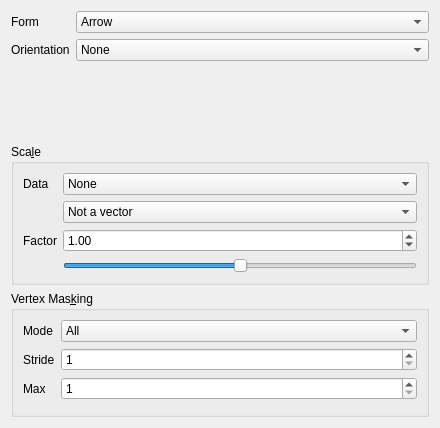
<?xml version="1.0" encoding="UTF-8"?>
<ui version="4.0">
 <class>TaskPostGlyph</class>
 <widget class="QWidget" name="TaskPostGlyph">
  <property name="geometry">
   <rect>
    <x>0</x>
    <y>0</y>
    <width>440</width>
    <height>428</height>
   </rect>
  </property>
  <property name="windowTitle">
   <string notr="true">Glyph settings</string>
  </property>
  <layout class="QVBoxLayout" name="verticalLayout_2">
   <item>
    <layout class="QFormLayout" name="formLayout_4">
     <item row="0" column="0">
      <widget class="QLabel" name="label_2">
       <property name="toolTip">
        <string>The form of the glyph</string>
       </property>
       <property name="text">
        <string>Form</string>
       </property>
      </widget>
     </item>
     <item row="0" column="1">
      <widget class="QComboBox" name="FormComboBox">
       <property name="sizePolicy">
        <sizepolicy hsizetype="Expanding" vsizetype="Fixed">
         <horstretch>0</horstretch>
         <verstretch>0</verstretch>
        </sizepolicy>
       </property>
       <property name="toolTip">
        <string>The form of the glyph</string>
       </property>
       <item>
        <property name="text">
         <string>Arrow</string>
        </property>
       </item>
       <item>
        <property name="text">
         <string>Cone</string>
        </property>
       </item>
       <item>
        <property name="text">
         <string>Cube</string>
        </property>
       </item>
       <item>
        <property name="text">
         <string>Cylinder</string>
        </property>
       </item>
       <item>
        <property name="text">
         <string>Line</string>
        </property>
       </item>
       <item>
        <property name="text">
         <string>Sphere</string>
        </property>
       </item>
      </widget>
     </item>
     <item row="1" column="0">
      <widget class="QLabel" name="label_10">
       <property name="toolTip">
        <string>Which vector field is used to orient the glyphs</string>
       </property>
       <property name="text">
        <string>Orientation</string>
       </property>
      </widget>
     </item>
     <item row="1" column="1">
      <widget class="QComboBox" name="OrientationComboBox">
       <property name="sizePolicy">
        <sizepolicy hsizetype="Expanding" vsizetype="Fixed">
         <horstretch>0</horstretch>
         <verstretch>0</verstretch>
        </sizepolicy>
       </property>
       <property name="toolTip">
        <string>Which vector field is used to orient the glyphs</string>
       </property>
       <item>
        <property name="text">
         <string>None</string>
        </property>
       </item>
      </widget>
     </item>
    </layout>
   </item>
   <item>
    <widget class="QGroupBox" name="Scale">
     <property name="sizePolicy">
      <sizepolicy hsizetype="Preferred" vsizetype="Preferred">
       <horstretch>1</horstretch>
       <verstretch>0</verstretch>
      </sizepolicy>
     </property>
     <property name="title">
      <string>Sca&amp;le</string>
     </property>
     <property name="flat">
      <bool>false</bool>
     </property>
     <property name="checkable">
      <bool>false</bool>
     </property>
     <property name="checked">
      <bool>false</bool>
     </property>
     <layout class="QFormLayout" name="formLayout_2">
      <item row="0" column="0">
       <widget class="QLabel" name="label_4">
        <property name="toolTip">
         <string>Which data field is used to scale the glyphs</string>
        </property>
        <property name="text">
         <string>Data</string>
        </property>
       </widget>
      </item>
      <item row="0" column="1">
       <layout class="QHBoxLayout" name="horizontalLayout">
        <item>
         <widget class="QComboBox" name="ScaleComboBox">
          <property name="sizePolicy">
           <sizepolicy hsizetype="MinimumExpanding" vsizetype="Fixed">
            <horstretch>1</horstretch>
            <verstretch>0</verstretch>
           </sizepolicy>
          </property>
          <property name="toolTip">
           <string>Which data field is used to scale the glyphs</string>
          </property>
          <item>
           <property name="text">
            <string>None</string>
           </property>
          </item>
         </widget>
        </item>
       </layout>
      </item>
      <item row="2" column="0">
       <widget class="QLabel" name="label_5">
        <property name="toolTip">
         <string>A constant multiplier the glyphs are scaled with</string>
        </property>
        <property name="text">
         <string>Factor</string>
        </property>
       </widget>
      </item>
      <item row="2" column="1">
       <layout class="QHBoxLayout" name="horizontalLayout_3">
        <item>
         <widget class="QDoubleSpinBox" name="ScaleFactorBox">
          <property name="sizePolicy">
           <sizepolicy hsizetype="Expanding" vsizetype="Fixed">
            <horstretch>0</horstretch>
            <verstretch>0</verstretch>
           </sizepolicy>
          </property>
          <property name="toolTip">
           <string>A constant multiplier the glyphs are scaled with</string>
          </property>
          <property name="maximum">
           <double>99999999999.000000000000000</double>
          </property>
          <property name="singleStep">
           <double>0.000000000000000</double>
          </property>
          <property name="stepType">
           <enum>QAbstractSpinBox::AdaptiveDecimalStepType</enum>
          </property>
          <property name="value">
           <double>1.000000000000000</double>
          </property>
         </widget>
        </item>
       </layout>
      </item>
      <item row="3" column="1">
       <layout class="QHBoxLayout" name="horizontalLayout_2">
        <item>
         <widget class="QSlider" name="ScaleSlider">
          <property name="toolTip">
           <string>Changes the scale factor by +/- 50% of the set scale factor</string>
          </property>
          <property name="maximum">
           <number>100</number>
          </property>
          <property name="singleStep">
           <number>5</number>
          </property>
          <property name="value">
           <number>50</number>
          </property>
          <property name="orientation">
           <enum>Qt::Horizontal</enum>
          </property>
         </widget>
        </item>
       </layout>
      </item>
      <item row="1" column="1">
       <widget class="QComboBox" name="VectorModeComboBox">
        <property name="sizePolicy">
         <sizepolicy hsizetype="MinimumExpanding" vsizetype="Fixed">
          <horstretch>1</horstretch>
          <verstretch>0</verstretch>
         </sizepolicy>
        </property>
        <property name="toolTip">
         <string>If the scale data is a vector this property decides if the glyph is scaled by vector magnitude or by the individual components</string>
        </property>
        <item>
         <property name="text">
          <string>Not a vector</string>
         </property>
        </item>
        <item>
         <property name="text">
          <string>By magnitude</string>
         </property>
        </item>
        <item>
         <property name="text">
          <string>By components</string>
         </property>
        </item>
       </widget>
      </item>
     </layout>
    </widget>
   </item>
   <item>
    <widget class="QGroupBox" name="Mask">
     <property name="title">
      <string>Vertex Mas&amp;king</string>
     </property>
     <property name="checkable">
      <bool>false</bool>
     </property>
     <property name="checked">
      <bool>false</bool>
     </property>
     <layout class="QFormLayout" name="formLayout_3">
      <item row="0" column="0">
       <widget class="QLabel" name="label_6">
        <property name="toolTip">
         <string>Which vertices are used as glyph locations</string>
        </property>
        <property name="text">
         <string>Mode</string>
        </property>
       </widget>
      </item>
      <item row="2" column="1">
       <widget class="QSpinBox" name="MaxBox">
        <property name="enabled">
         <bool>true</bool>
        </property>
        <property name="sizePolicy">
         <sizepolicy hsizetype="Expanding" vsizetype="Fixed">
          <horstretch>0</horstretch>
          <verstretch>0</verstretch>
         </sizepolicy>
        </property>
        <property name="toolTip">
         <string>Defines the maximal number of vertices used for &quot;Uniform Sampling&quot; masking mode</string>
        </property>
        <property name="minimum">
         <number>1</number>
        </property>
        <property name="maximum">
         <number>999999999</number>
        </property>
       </widget>
      </item>
      <item row="1" column="0">
       <widget class="QLabel" name="StrideLabel">
        <property name="enabled">
         <bool>true</bool>
        </property>
        <property name="toolTip">
         <string>Define the stride for &quot;Every Nth&quot; masking mode</string>
        </property>
        <property name="text">
         <string>Stride</string>
        </property>
       </widget>
      </item>
      <item row="2" column="0">
       <widget class="QLabel" name="MaxLabel">
        <property name="enabled">
         <bool>true</bool>
        </property>
        <property name="toolTip">
         <string>Defines the maximal number of vertices used for &quot;Uniform Sampling&quot; masking mode</string>
        </property>
        <property name="text">
         <string>Max </string>
        </property>
       </widget>
      </item>
      <item row="1" column="1">
       <widget class="QSpinBox" name="StrideBox">
        <property name="enabled">
         <bool>true</bool>
        </property>
        <property name="sizePolicy">
         <sizepolicy hsizetype="Expanding" vsizetype="Fixed">
          <horstretch>0</horstretch>
          <verstretch>0</verstretch>
         </sizepolicy>
        </property>
        <property name="toolTip">
         <string>Define the stride for &quot;Every Nth&quot; masking mode</string>
        </property>
        <property name="minimum">
         <number>1</number>
        </property>
        <property name="maximum">
         <number>999999999</number>
        </property>
       </widget>
      </item>
      <item row="0" column="1">
       <widget class="QComboBox" name="MaskModeComboBox">
        <property name="sizePolicy">
         <sizepolicy hsizetype="Expanding" vsizetype="Fixed">
          <horstretch>0</horstretch>
          <verstretch>0</verstretch>
         </sizepolicy>
        </property>
        <property name="toolTip">
         <string>Which vertices are used as glyph locations</string>
        </property>
        <item>
         <property name="text">
          <string>All</string>
         </property>
        </item>
        <item>
         <property name="text">
          <string>Every Nth</string>
         </property>
        </item>
        <item>
         <property name="text">
          <string>Uniform Sampling</string>
         </property>
        </item>
       </widget>
      </item>
     </layout>
    </widget>
   </item>
  </layout>
 </widget>
 <resources/>
 <connections/>
</ui>
